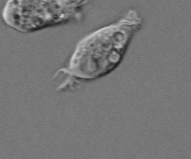
#> input picture Imagens/cell.png, 191 x 159 px, found by its file name
$ python exemplo6a.py   (older library calls are emulated)
#> lines starting #> are read from the running program, lines starting #| are printed output that depends on the picture; after the words box and inside, x2 and y2 are one past the last pixel; in counts of white or black regions, pixels touching at a corner belong together; long printed decimals are rounded
import cv2
import numpy as np
from matplotlib import pyplot as plt

I1 = cv2.imread('./Imagens/cell.png', cv2.IMREAD_GRAYSCALE)
#> I1 is the input picture: shape (159, 191); min 28, max 212, mean 118.2
plt.figure()
plt.imshow(I1, cmap='gray')

# limiarização global
limiar = 128
_, I2 = cv2.threshold(I1,limiar, 255, cv2.THRESH_BINARY)
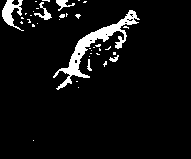
#> I2: shape (159, 191); 6.3% white; 38 white regions (32 under 20 px), largest, box (x1, y1, x2, y2) and area: (53, 10, 140, 90) 1179, (2, 0, 24, 31) 304, (34, 2, 52, 20) 102, (56, 0, 75, 11) 88, (109, 55, 119, 62) 35, (87, 59, 92, 71) 30
plt.figure()
plt.imshow(I2,cmap='gray')

# imagem de borda
Kx = np.array([[-1, 0,1], [-2, 0, 2], [-1, 0, 1]], np.float32)
Ky = np.transpose(Kx)

Ix = cv2.filter2D(I1, cv2.CV_32F, Kx, borderType=cv2.BORDER_REFLECT101)
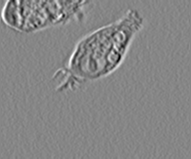
#> Ix: shape (159, 191) float32; min -323, max 290, mean 0; drawn with min black and max white
Iy = cv2.filter2D(I1, cv2.CV_32F, Ky, borderType=cv2.BORDER_REFLECT101)
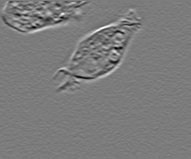
#> Iy: shape (159, 191) float32; min -377, max 397, mean 0; drawn with min black and max white
M = np.sqrt(Ix**2 + Iy**2)
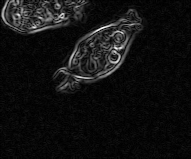
#> M: shape (159, 191) float32; min 0, max 421.3, mean 29.4; drawn with min black and max white
print(np.max(M))
#| 421.296

limiar_borda = 100
_, I_BORDA = cv2.threshold(M, limiar_borda, 255, cv2.THRESH_BINARY)
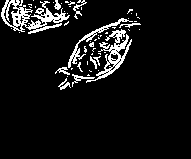
#> I_BORDA: shape (159, 191) float32; 8.1% white in thin lines or dots, all inside (x1, y1, x2, y2) = (1, 0, 141, 90)
plt.figure()
plt.imshow(I_BORDA,cmap='gray')
plt.show()
